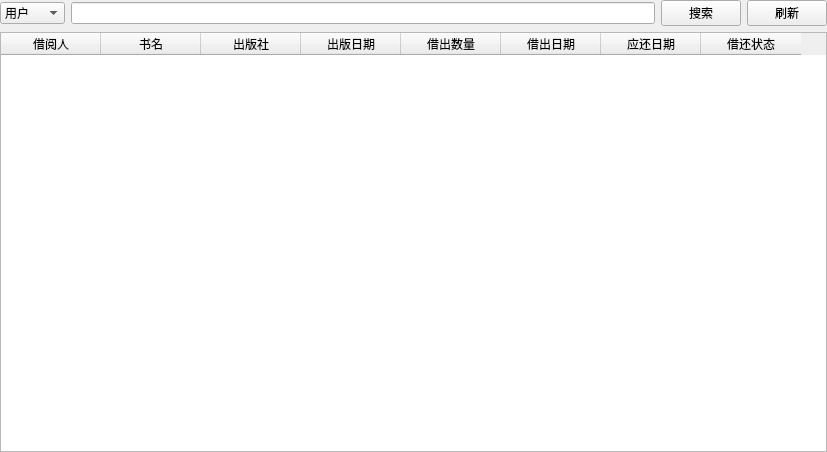
<?xml version="1.0" encoding="UTF-8"?>
<ui version="4.0">
 <class>Form</class>
 <widget class="QWidget" name="Form">
  <property name="geometry">
   <rect>
    <x>0</x>
    <y>0</y>
    <width>827</width>
    <height>452</height>
   </rect>
  </property>
  <property name="windowTitle">
   <string>Form</string>
  </property>
  <layout class="QGridLayout" name="gridLayout">
   <property name="leftMargin">
    <number>0</number>
   </property>
   <property name="topMargin">
    <number>0</number>
   </property>
   <property name="rightMargin">
    <number>0</number>
   </property>
   <property name="bottomMargin">
    <number>0</number>
   </property>
   <item row="0" column="0">
    <layout class="QVBoxLayout" name="verticalLayout">
     <item>
      <layout class="QHBoxLayout" name="horizontalLayout">
       <item>
        <widget class="QComboBox" name="comboBox">
         <property name="styleSheet">
          <string notr="true">font: 12pt &quot;宋体&quot;;</string>
         </property>
         <item>
          <property name="text">
           <string>用户</string>
          </property>
         </item>
         <item>
          <property name="text">
           <string>书名</string>
          </property>
         </item>
         <item>
          <property name="text">
           <string>出版社</string>
          </property>
         </item>
        </widget>
       </item>
       <item>
        <widget class="QLineEdit" name="borrow_user_search_lineEdit">
         <property name="styleSheet">
          <string notr="true">font: 12pt &quot;宋体&quot;;</string>
         </property>
        </widget>
       </item>
       <item>
        <widget class="QPushButton" name="search_borrow_user_pushButton">
         <property name="styleSheet">
          <string notr="true">font: 12pt &quot;宋体&quot;;</string>
         </property>
         <property name="text">
          <string>搜索</string>
         </property>
        </widget>
       </item>
       <item>
        <widget class="QPushButton" name="refresh_pushButton">
         <property name="styleSheet">
          <string notr="true">font: 12pt &quot;宋体&quot;;</string>
         </property>
         <property name="text">
          <string>刷新</string>
         </property>
        </widget>
       </item>
      </layout>
     </item>
     <item>
      <widget class="QTableWidget" name="tableWidget">
       <property name="styleSheet">
        <string notr="true">font: 12pt &quot;宋体&quot;;</string>
       </property>
       <column>
        <property name="text">
         <string>借阅人</string>
        </property>
       </column>
       <column>
        <property name="text">
         <string>书名</string>
        </property>
       </column>
       <column>
        <property name="text">
         <string>出版社</string>
        </property>
       </column>
       <column>
        <property name="text">
         <string>出版日期</string>
        </property>
       </column>
       <column>
        <property name="text">
         <string>借出数量</string>
        </property>
       </column>
       <column>
        <property name="text">
         <string>借出日期</string>
        </property>
       </column>
       <column>
        <property name="text">
         <string>应还日期</string>
        </property>
       </column>
       <column>
        <property name="text">
         <string>借还状态</string>
        </property>
       </column>
      </widget>
     </item>
    </layout>
   </item>
  </layout>
 </widget>
 <resources/>
 <connections/>
</ui>
